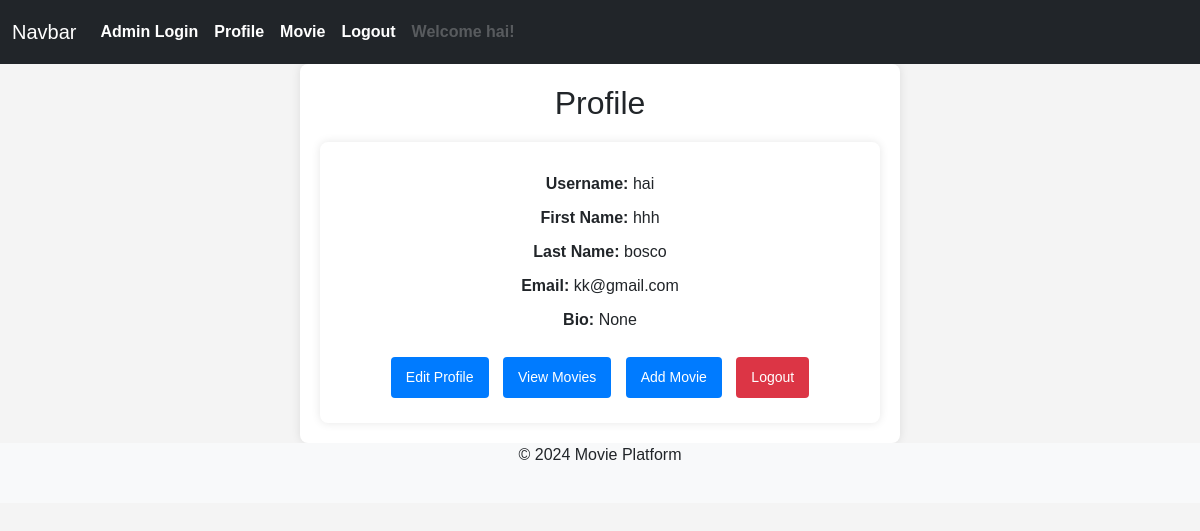
Screenshot of /profile/ (signed in) with the database file from the repository.
### movie_app/models.py (models this page shows)
class UserProfile(models.Model):
    user = models.OneToOneField(User, on_delete=models.CASCADE)
    first_name = models.CharField(max_length=30)
    last_name = models.CharField(max_length=30)
    email = models.EmailField(unique=True)
    bio = models.TextField(blank=True, null=True)

### movie_app/views.py (the view)
# urls.py: path('profile/', views.profile, name='profile'),
@login_required
def profile(request):
    user_profile = UserProfile.objects.get(user=request.user)
    return render(request, 'profile.html', {'user_profile': user_profile})

### templates/profile.html (shortened to what this page needs)
{% extends 'base.html' %}
{% block content %}
{% load static %}
<head>
    <link href="{% static 'css/profile.css' %}" rel="stylesheet">
</head>
<center>
<body>
    <div class="profile-container">
        <h2>Profile</h2>
        <div class="profile-card">
            <p><strong>Username:</strong> {{ request.user.username }}</p>
            <p><strong>First Name:</strong> {{ user_profile.first_name }}</p>
            <p><strong>Last Name:</strong> {{ user_profile.last_name }}</p>
            <p><strong>Email:</strong> {{ user_profile.email }}</p>
            <p><strong>Bio:</strong> {{ user_profile.bio }}</p>
            <div class="profile-actions">
                <a class="btn" href="{% url 'edit_profile' %}">Edit Profile</a>
                <a class="btn" href="{% url 'movies' %}">View Movies</a>
                <a class="btn" href="{% url 'add_movie' %}">Add Movie</a>
                <a class="btn btn-logout" href="{% url 'logout' %}">Logout</a>
            </div>
        </div>
    </div>
</body>
</center>
{% endblock %}

### templates/navbar.html (shortened to what this page needs)
 <nav>
            <nav class="navbar navbar-expand-lg navbar-dark bg-dark">
  <div class="container-fluid">
    <a class="navbar-brand" href="#">Navbar</a>
    <div class="collapse navbar-collapse" id="navbarNavAltMarkup">
      <div class="navbar-nav">
        <a class="nav-link" href="#">Admin Login</a>
        {% if user.is_authenticated %}
        <a class="nav-link" href="{% url 'profile' %}">Profile</a>
        <a class="nav-link" href="{% url 'movies' %}">Movie</a>
        <a class="nav-link" href="{% url 'logout' %}">Logout</a>
        <a class="nav-link disabled" href="#">Welcome {{ user.username }}!</a>
          {% else %}
          <a class="nav-link" href="{% url 'login' %}">Login</a>
        <a class="nav-link" href="{% url 'register' %}">Register</a>
        <a class="nav-link " href="{% url 'movies' %}" >Movie</a>
          {% endif %}
      </div>
    </div>
  </div>
</nav>

### static/css/custom.css (style rules this page uses)
body { font-family: "Roboto", sans-serif; }

### static/css/profile.css (style rules this page uses)
body { font-family: Arial, sans-serif; background-color: #f4f4f4; margin: 0; padding: 0; }
.navbar { background-color: #007bff; padding: 10px 0; }
.nav-link { color: #fff; text-decoration: none; padding: 10px 15px; font-weight: bold; }
.profile-container { background-color: #fff; padding: 20px; border-radius: 8px; box-shadow: 0 0 10px rgba(0, 0, 0, 0.1); max-width: 600px; width: 100%; text-align: center; }
h2 { margin-bottom: 20px; }
.profile-card { background-color: #fff; border-radius: 8px; padding: 20px; box-shadow: 0 0 10px rgba(0, 0, 0, 0.1); }
.profile-card p { margin: 10px 0; font-size: 16px; }
.profile-actions { margin-top: 20px; }
.profile-actions .btn { display: inline-block; padding: 10px 15px; margin: 5px; font-size: 14px; border-radius: 4px; text-decoration: none; color: #fff; background-color: #007bff; border: none; cursor: pointer; }
.profile-actions .btn-logout { background-color: #dc3545; }

### rows the page displays
UserProfile: first_name "hhh", last_name "bosco", email "kk@gmail.com", bio "None"

### other values shown
{{ user.username }} "hai"
{{ request.user.username }} "hai"
